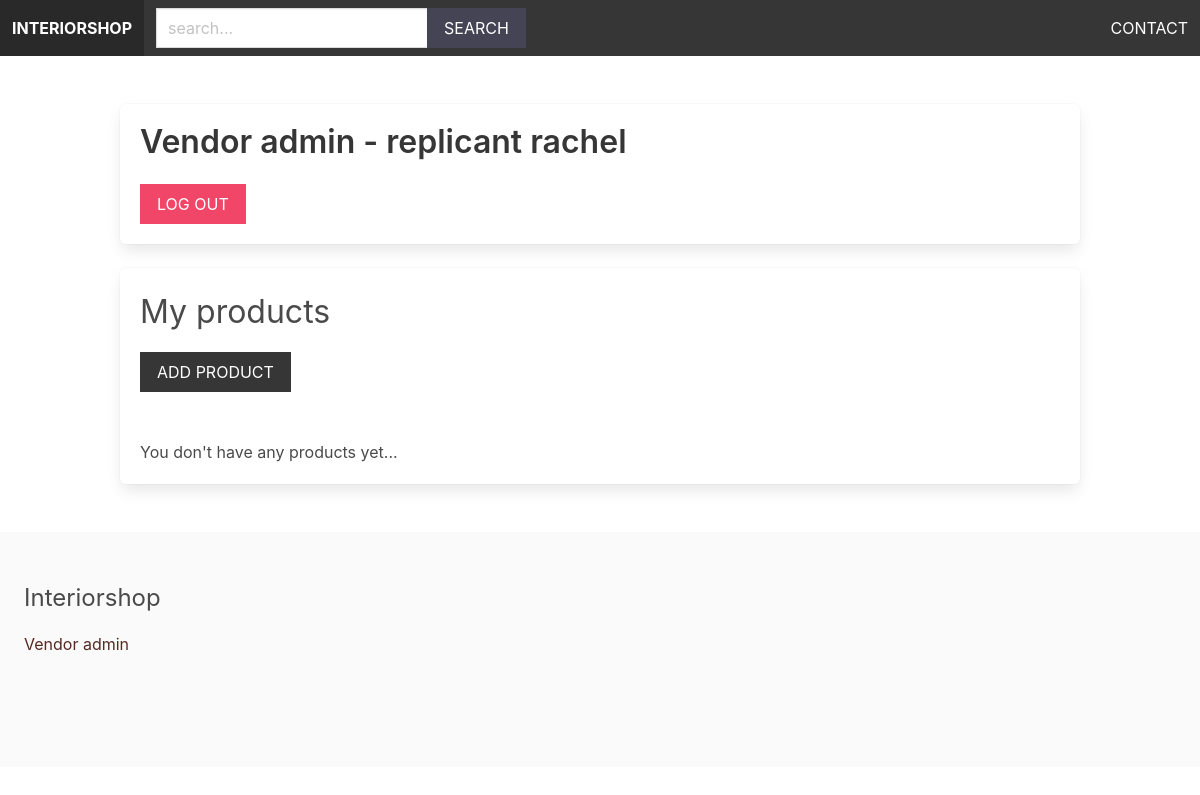
Before: /vendors/vendor-admin/ (signed in) with the older database file.
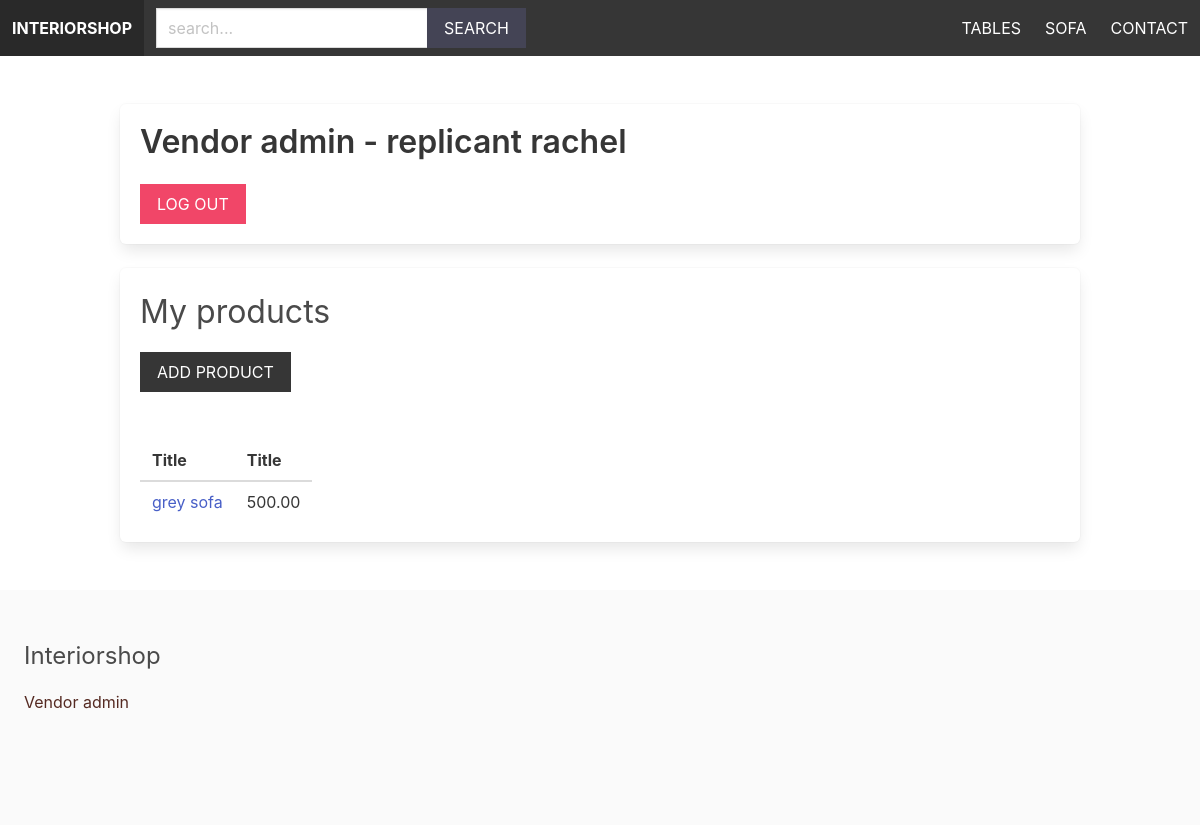
After: the same page with the newer database file.
### apps/product/models.py (models this page shows, shortened)
class Category(models.Model):
    title = models.CharField(max_length=255)
    slug = models.SlugField() #address version of the name
    ordering = models.IntegerField(default=0)
    class Meta:
        ordering = ['ordering'] #ascending order the category,  created a list

class Product(models.Model):
    category = models.ForeignKey(Category, related_name='products', on_delete=models.CASCADE)
    vendor = models.ForeignKey(Vendor, related_name='products', on_delete=models.CASCADE)
    title = models.CharField(max_length=255)
    slug = models.SlugField()
    description = models.TextField(blank=True, null=True)
    price = models.DecimalField(max_digits=6, decimal_places=2) #depended on the currency
    image = models.ImageField(upload_to='uploads/', blank=True, null=True)
    thumbnail = models.ImageField(upload_to='uploads/', blank=True, null=True)
    date_added = models.DateTimeField(auto_now_add=True)
    class Meta:
        ordering = ('-date_added',) #decending order

### apps/vendor/views.py (the view)
# urls.py: path('vendor-admin/', views.vendor_admin, name='vendor_admin'),
@login_required #check if the user is logged
def vendor_admin(request):
    vendor = request.user.vendor
    products = vendor.products.all()
    return render(request, 'vendor/vendor_admin.html', {'vendor': vendor, 'products':products})

### apps/product/context_processors.py (called while the page is built)
def menu_categories(request):
    categories = Category.objects.all()
    return {'menu_categories':categories}

### apps/vendor/templates/vendor/vendor_admin.html (shortened to what this page needs)
{% extends 'core/base.html' %}
{% block content %}
    <div class="box">
        <h1 class="title"> Vendor admin - {{ vendor.name }} </h1>
        <a href="{% url 'logout' %}" class="button is-danger is-uppercase">Log out</a>
    </div>
    <div class="box">
        <h2 class="is-size-3 mb-4">My products</h2>
        <a href= "{% url 'add_product' %}" class="button is-dark is-uppercase mb-6">Add product</a>
        {% if products %}
            <table class="table is-fullwith">
                <thead>
                    <tr>
                        <th>Title</h>
                        <th>Title</h>
                    </tr>
                </thead>
                {% for product in products %}
                    <tr>
                        <td><a href="{% url 'product' product.category.slug product.slug %}">{{ product.title }}</a></td>
                        <td>{{ product.price }}</td>
                    </tr>
                {% endfor %}
            </table>
        {% else %}
            <p> You don't have any products yet...</p>
        {% endif %}
    </div>
{% endblock %}

### apps/core/templates/core/base.html (shortened to what this page needs)
{% load static %}
<!DOCTYPE html>
<html>
    <head>
        <link rel="stylesheet" href="https://cdn.jsdelivr.net/npm/bulma@0.9.1/css/bulma.min.css">
        <link rel="stylesheet" href="{% static 'styles/main.css' %}">
    </head>
    <body>
        <nav class="navbar is-dark">
            <div class="navbar-brand">
                <a href="/" class="navbar-item"><strong>Interiorshop</strong></a>
            </div>
            <div class="navbar-menu" id="main-navbar">
                <div class="navbar-start">
                    <div class="navbar-item">
                            <form method="get" action="{% url 'search' %}">
                                <div class="field has-addons">
                                    <div class="control">
                                        <input type="text" class="input" placeholder="search..." name="query">
                                    </div>
                                    <div class="control">
                                        <button class="button is-dark is-uppercase">Search</button>
                                    </div>
                                </div>
                            </form>
                        </div>
                    </div>
                </div>
                <div class="navbar-end">
                    {% for category in menu_categories %}
                        <a href="{% url 'category' category.slug %}" class="navbar-item">{{ category.title }}</a>
                    {% endfor %}
                    <a href="{% url 'contact' %}" class="navbar-item">Contact</a>
                </div>
        </nav>
        <section class="section">
            <div class="container">
                {% block content %}
                {% endblock %}
            </div>
        </section>
        <footer class="footer">
            <h3 class="is-size-4 mb-4">Interiorshop</h3>
            {% if request.user.is_authenticated %}
               <a href="{% url 'vendor_admin' %}">Vendor admin</a>
            {% else %}
               <a href="{% url 'become_vendor' %}">Become a Vendor</a>
            {% endif %}
        </footer>
    </body>
</html>

Changed rows visible on the page:
added Category: title "TABLES"
added Category: title "SOFA"
added Product: title "grey sofa", price "500.00"
Other visible differences:
text no longer shown: "You don't have any products yet..."
text now shown: "Title Title"
